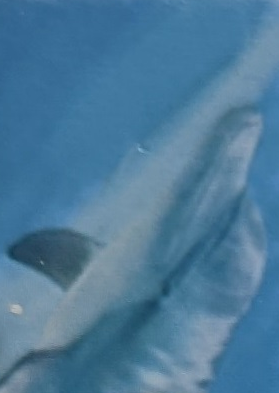
#> input picture puzzle/testimgs/turtle/pc2cr.jpg, 279 x 393 px, found by its file name
$ python fmatch_ex.py
#> lines starting #> are read from the running program, lines starting #| are printed output that depends on the picture
### puzzle/featreader.py
from PIL import Image
import cv2, random, numpy as np

class reader:
    def __init__(self):
        self.sift = cv2.SIFT_create()

        self.flann = cv2.FlannBasedMatcher(dict(algorithm = 1, trees = 5), dict(checks=50))

    def genMatchImg(self, query, target, queryPoints, targetPoints, matches, matchesMask):
        draw_params = dict(matchColor = (0,255,0),
                        singlePointColor = (255,0,0),
                        matchesMask = matchesMask,
                        flags = cv2.DrawMatchesFlags_DEFAULT)

        return cv2.drawMatchesKnn(query, queryPoints, target, targetPoints, matches, None, **draw_params)

    def find(self, img):
        return self.sift.detectAndCompute(img, None)

    def match(self, desc1, desc2):
        return self.flann.knnMatch(desc1, desc2, k=2)

    def findAndMatch(self, query, target, t):
        pts1, desc1 = self.find(query)
        pts2, desc2 = self.find(target)
        matches = self.match(desc1, desc2)
        matchesMask, matchIndexes = self.ratioTest(matches, t)
        return pts1, pts2, matches, matchesMask, matchIndexes

    def getMatchPositions(self, points1, points2, matches, mask):
        queryPos = []
        targetPos = []
        for i, (m, n) in enumerate(matches):
            if mask[i][0] == 1:
                queryPos.append(points1[i].pt)
                targetPos.append(points2[matches[i][0].trainIdx].pt)

        return (queryPos, targetPos)

    def ratioTest(self, matches, t):
        matchesMask = [[0, 0] for i in range(len(matches))]
        matchIndexes = []
        for i, (m,n) in enumerate(matches):
            if m.distance < t*n.distance:
                matchesMask[i]=[1,0]
                matchIndexes.append([i, m.trainIdx])
        return (matchesMask, matchIndexes)

### puzzle/funcs.py
import math, random, cv2, similaritymeasures, imutils, numpy as np

def imscale(img, s):
    return cv2.resize(img, (round(len(img[0])*s), round(len(img)*s)), interpolation=cv2.INTER_NEAREST)

# [75 lines left out: functions listSim, rotateby, rotateto, rmv, arcdir, multiMatch and 1 more, not called in this run]

def dist(a,b):
    return np.linalg.norm(np.array(a)-np.array(b))

def scaleImgSet(img, lower, upper, steps):
    inc = (upper-lower)/steps
    return [imscale(img, lower+inc*i) for i in range(steps+1)]

# [32 lines left out: functions filter, choices, bestMatch, not called in this run]

def shiftPts(arr, shift):
    return [[e[0]-shift[0], e[1]-shift[1]] for e in arr]

def ptavg(p1, p2):
    return [(p1[0]+p2[0])/2, (p1[1]+p2[1])/2]

def ptdiff(p1, p2):
    return [p1[0]-p2[0], p1[1]-p2[1]]

# [26 lines left out: functions areaDiff, match, splitImage, rectangles, not called in this run]

def circles(img, pos, radius=20, color=(20, 120, 220), width=7):
    i = np.copy(img)
    for e in pos:
        x, y = round(e[0]), round(e[1])
        i = cv2.circle(img, (x, y), radius, color, width)
    return i

### puzzle/fmatch_ex.py
from PIL import Image
import cv2, numpy as np
from funcs import *
from featreader import *

pcs = np.array(cv2.imread("C:\\Users\\ek\\Desktop\\sdfghj\\puzzle\\testimgs\\turtle\\pc2cr.jpg"))
#> pcs is the input picture: shape (393, 279, 3); mean B, G, R 152.9, 121.3, 76
target = np.array(cv2.imread("C:\\Users\\ek\\Desktop\\sdfghj\\puzzle\\testimgs\\turtle\\reference.jpg"))
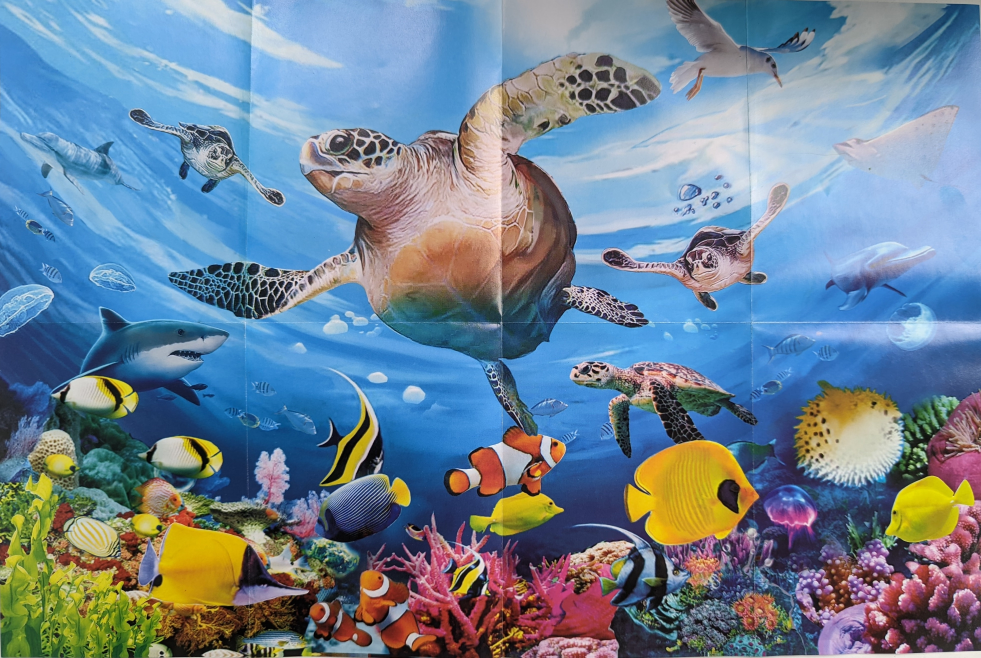
#> input picture puzzle/testimgs/turtle/reference.jpg, 3924 x 2632 px, found by its file name (shown at 1/4 size)
#> target is the input picture: shape (2632, 3924, 3); mean B, G, R 148.9, 130.8, 110.7


read = reader()
points1, points2, matches, matchesMask, matchIndexes = read.findAndMatch(pcs, target, 1)
#> in findAndMatch, `pts1, desc1 = self.find(query)`: pts1 = 29 keypoints; strongest (x, y, size): (53, 254, 37.6), (42, 262, 1.9), (30, 358, 11.2), (16, 309, 6.5)
#> in findAndMatch, `pts2, desc2 = self.find(target)`: pts2 = 33381 keypoints; strongest (x, y, size): (2345, 1210, 5.3), (646, 2611, 8.9), (1185, 1130, 7.5), (2366, 1189, 5)
#> in findAndMatch, `matches = self.match(desc1, desc2)`: matches = 29 matches
#> in ratioTest, `matchesMask = [[0, 0] for i in range(len(matches))]`: matchesMask = 29 pairs, first value 0 to 0, second value 0 to 0
#> the loop in ratioTest, `for i, (m,n) in enumerate(matches):` made 29 passes
#> after the loop in ratioTest, `for i, (m,n) in enumerate(matches):`: matchIndexes = 29 pairs, first value 0 to 28, second value 736 to 33353; matchesMask = 29 pairs, first value 1 to 1, second value 0 to 0
#> points1 has the same summary as pts1 in findAndMatch; points2 has the same summary as pts2 in findAndMatch; matches = 29 matches; matchesMask = 29 pairs, first value 1 to 1, second value 0 to 0
matchImg = read.genMatchImg(pcs, target, points1, points2, matches, matchesMask)
#> in genMatchImg, `draw_params = dict(matchColor = (0,255,0), singlePointColor = (255,0,0..`: draw_params = 4 items
#> in genMatchImg, `return cv2.drawMatchesKnn(query, queryPoints, target, targetPoints, ma..`:
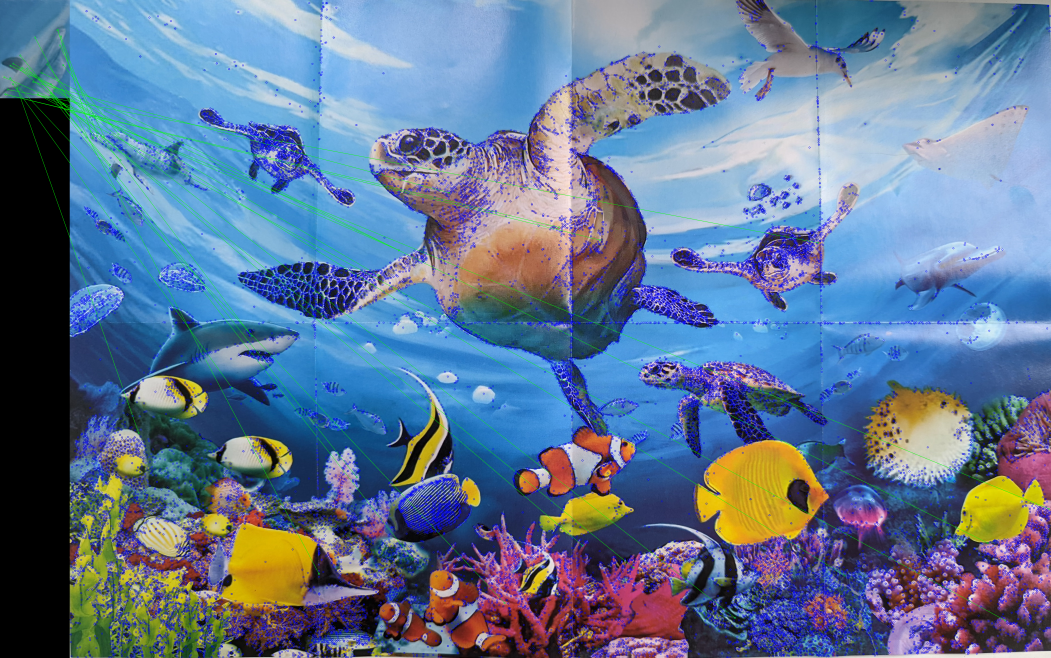
#> returned value: shape (2632, 4203, 3) (shown at 1/4 size); mean of channels 0, 1, 2 147.4, 117.9, 97; drawn as B, G, R

queryPos, targetPos = read.getMatchPositions(points1, points2, matches, matchesMask)
#> the loop in getMatchPositions, `for i, (m, n) in enumerate(matches):` made 29 passes
#> after the loop in getMatchPositions, `for i, (m, n) in enumerate(matches):`: queryPos = 29 pairs, first value 16.03 to 252.3, second value 119.8 to 383.9; targetPos = 29 pairs, first value 91.87 to 3915.9, second value 536.5 to 2481.4

circles(matchImg, queryPos)
#> the loop in circles, `for e in pos:` made 29 passes
#> (e, x, y) on passes 1 to 12: ((16.03, 308.5), 16, 309), ((20.92, 376.8), 21, 377), ((20.92, 376.8), 21, 377), ((30.39, 357.6), 30, 358), ((40.43, 312.1), 40, 312), ((41.65, 262.3), 42, 262), ((51.2, 336), 51, 336), ((52.58, 254.1), 53, 254), ((67.98, 351.7), 68, 352), ((80.55, 221.6), 81, 222), ((81.63, 279.2), 82, 279), ((88.48, 270.5), 88, 271)
circles(matchImg, [(e[0] + len(pcs[0]), e[1]) for e in targetPos])
#> the loop in circles (call 2), `for e in pos:` made 29 passes
#> (e, x, y) on passes 1 to 12: ((1595.1, 1000.9), 1595, 1001), ((2400.2, 960), 2400, 960), ((2236.2, 909.2), 2236, 909), ((3271.6, 971), 3272, 971), ((2018.2, 2411.7), 2018, 2412), ((1595.1, 1000.9), 1595, 1001), ((927.7, 1551.3), 928, 1551), ((3378.6, 2301.7), 3379, 2302), ((554.4, 1732.1), 554, 1732), ((439.5, 659.1), 439, 659), ((2534.1, 2270.9), 2534, 2271), ((1513.9, 1101.6), 1514, 1102)

#cv2.imwrite("C:\\Users\\ek\\Desktop\\sdfghj\\puzzle\\testimgs\\matches.jpg", matchImg)
#print(f"features matched: {sum(m[0] for m in matchesMask)}")
cv2.imshow("matched", imscale(matchImg, .2))
#> in imscale, `return cv2.resize(img, (round(len(img[0])*s), round(len(img)*s)), inte..`:
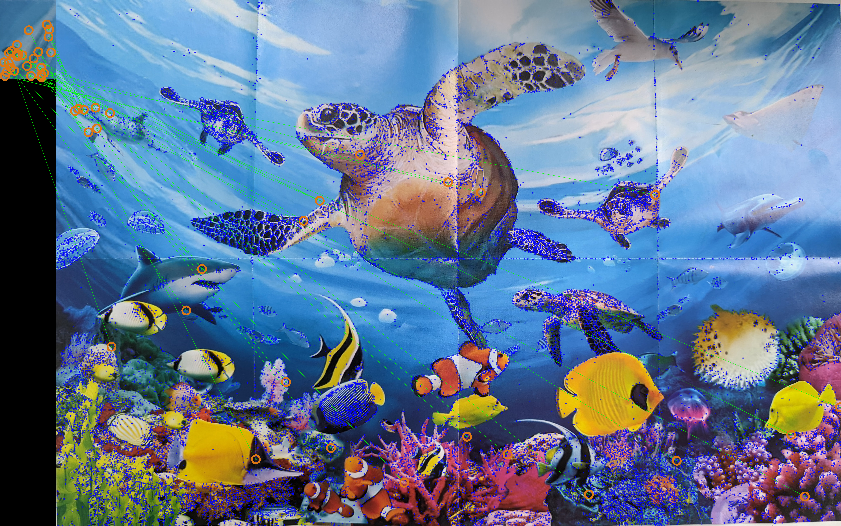
#> returned value: shape (526, 841, 3); mean of channels 0, 1, 2 146.8, 117.9, 97.7; drawn as B, G, R
cv2.waitKey(0)
